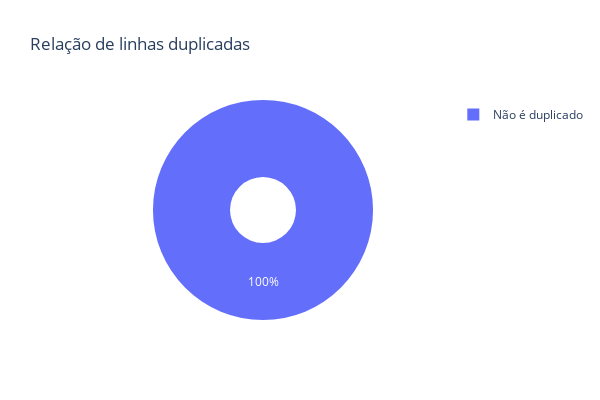

Here is the notebook cell this chart was saved with:
### Markdown cell above
#### Relação de linhas duplicadas

### Code cell
dataframe_paic["linha_duplicada"] = (
    dataframe_paic
    .duplicated(
        subset=[
            "ano_pesquisa", "variavel", "codigo_cnae",
            "categoria_empresa", "valor", "unidade", "pesquisa"
        ]))
relacao_de_duplicidade = (
    dataframe_paic
    .groupby(by=["linha_duplicada"])["linha_duplicada"]
    .count()
    .to_frame(name="count")
    .reset_index())
relacao_de_duplicidade["linha_duplicada"] = (
    relacao_de_duplicidade["linha_duplicada"]
    .replace(to_replace={False: "Não é duplicado", True: "É duplicado"}))
grafico = pie(
    data_frame=relacao_de_duplicidade,
    values="count",
    names="linha_duplicada",
    width=600,
    height=400,
    hole=0.3,
    title="Relação de linhas duplicadas")
grafico.update_traces(textposition="inside")
grafico.show()

### Figure 1 — Plotly figure (JSON) as saved in the notebook; plotly's stock layout.template omitted (floating-point values rounded to 4 significant figures)
{"data": [{"domain": {"x": [0, 1], "y": [0, 1]}, "hole": 0.3, "hovertemplate": "linha_duplicada=%{label}<br>count=%{value}<extra></extra>", "labels": ["Não é duplicado"], "legendgroup": "", "name": "", "showlegend": true, "textposition": "inside", "type": "pie", "values": [15840]}], "layout": {"height": 400, "legend": {"tracegroupgap": 0}, "title": {"text": "Relação de linhas duplicadas"}, "width": 600}}
